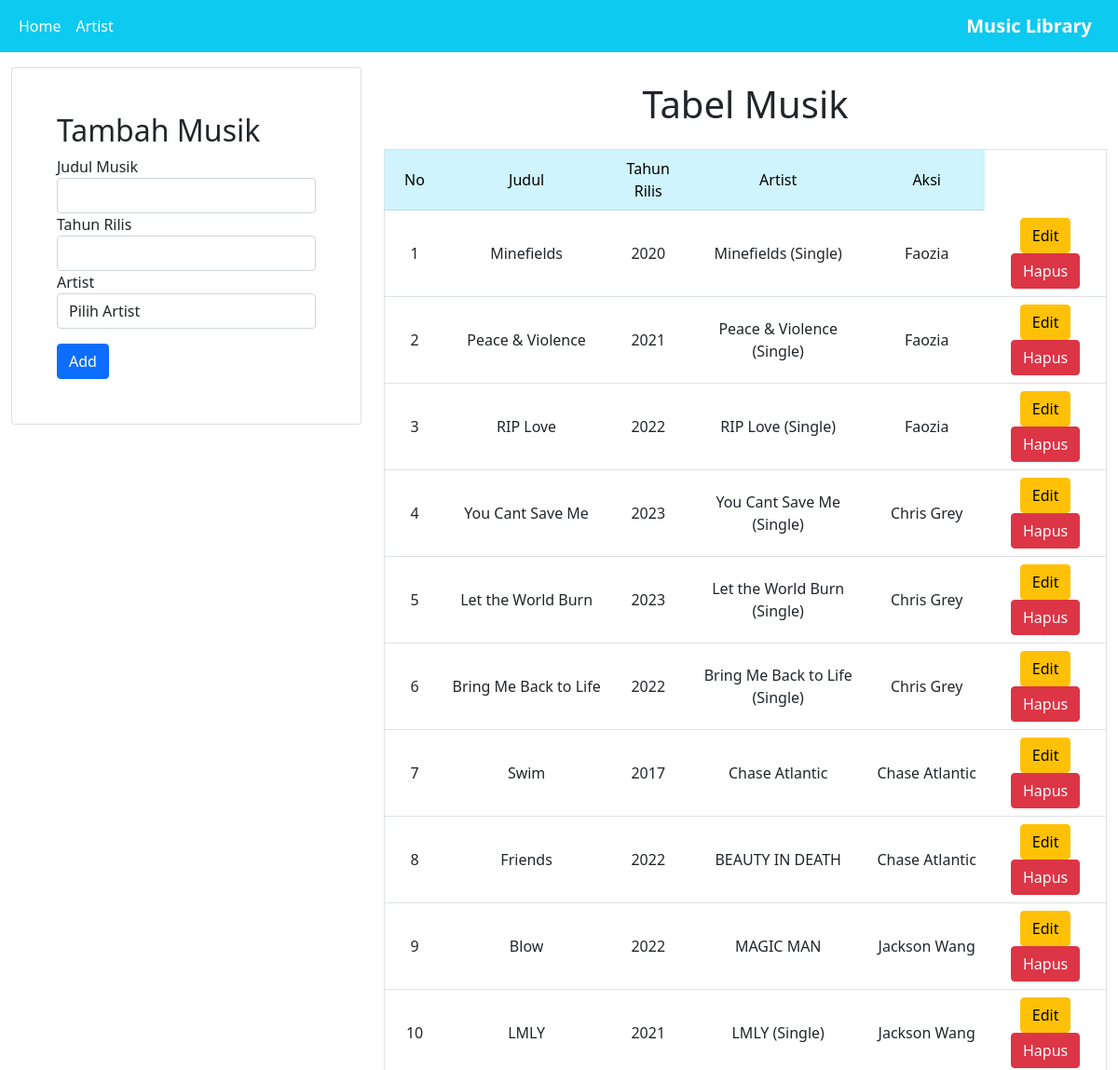
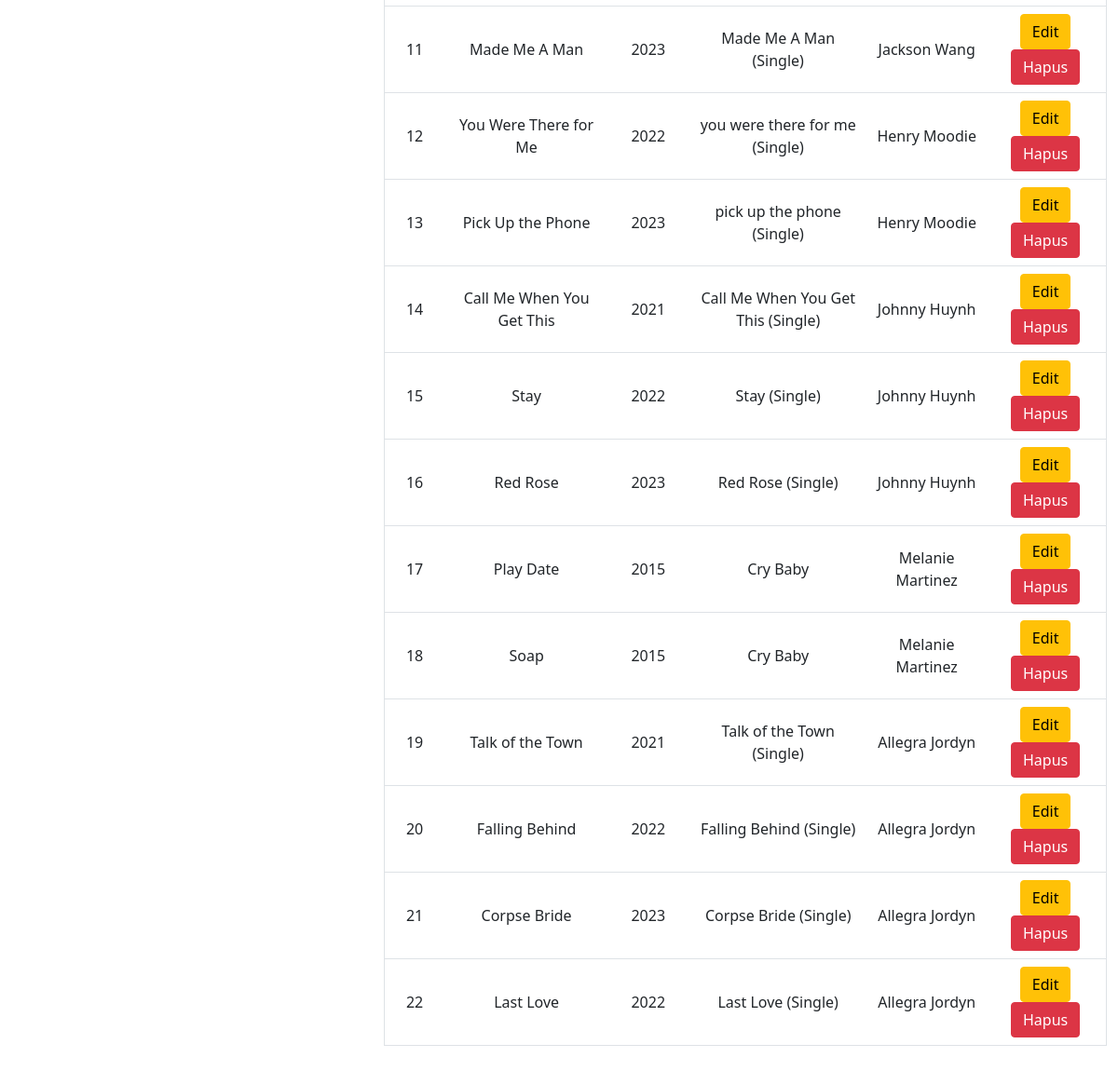
The page / on the database its author committed (2 pictures, top to bottom).
### tables this page shows
CREATE TABLE `song` (
  `id` int(11) NOT NULL,
  `title` varchar(150) NOT NULL,
  `release_year` int(11) DEFAULT NULL,
  `album_id` int(11) DEFAULT NULL
);

CREATE TABLE `album` (
  `id` int(11) NOT NULL,
  `title` varchar(150) NOT NULL,
  `release_year` int(11) DEFAULT NULL,
  `artist_id` int(11) DEFAULT NULL
);

CREATE TABLE `artist` (
  `id` int(11) NOT NULL,
  `name` varchar(100) NOT NULL,
  `country` varchar(100) DEFAULT NULL,
  `debut_year` int(11) DEFAULT NULL,
  `genre` varchar(100) DEFAULT NULL
);

### controllers/SongController.php (called while the page is built, shortened)
<?php
include_once("models/Album.php");
include_once("views/SongView.php");
class SongController
{
  private $song;
  private $album;
  function __construct()
  {
    $this->song = new Song(Config::$db_host, Config::$db_user, Config::$db_pass, Config::$db_name);
    $this->album = new Album(Config::$db_host, Config::$db_user, Config::$db_pass, Config::$db_name);
  }
  public function index()
  {
    $this->song->open();
    $this->album->open();
    $this->song->getSong();
    $this->album->getAlbum();
    $data = array('song' => array(), 'album' => array());
    while ($row = $this->song->getResult()) {
      array_push($data['song'], $row);
    }
    $this->album->getAlbum();
    while ($row = $this->album->getResult()) {
      array_push($data['album'], $row);
    }
    $view = new SongView();
    $view->render($data);
  }
}

### views/SongView.php (the view, shortened to what this page needs)
<?php
class SongView
{
  public function render($data)
  {
    $no = 1;
    $dataSong = null;
    foreach ($data['song'] as $val) {
      list($id, $title, $release_year, $album_name, $artist_name) = $val;
      $dataSong .= "<tr class='text-center align-middle'>
                <td>" . $no++ . "</td>
                <td>" . $title . "</td>
                <td>" . $release_year . "</td>
                <td>" . $album_name . "</td>
                <td>" . $artist_name . "</td>";
      $dataSong .= "
              <td>
                <a href='index.php?id_edit=" . $id .  "' class='mb-2 btn btn-warning mb-md-0 mb-lg-0 mb-xl-0' '>Edit</a>
                <a href='index.php?id_hapus=" . $id . "' class='btn btn-danger' '>Hapus</a>
              </td></tr>";
    }
  }
}

### rows shown on the page
song: title "Minefields", release_year "2020", album.title "Minefields (Single)", artist.name "Faozia"
song: title "Peace & Violence", release_year "2021", album.title "Peace & Violence (Single)", artist.name "Faozia"
song: title "RIP Love", release_year "2022", album.title "RIP Love (Single)", artist.name "Faozia"
song: title "You Cant Save Me", release_year "2023", album.title "You Cant Save Me (Single)", artist.name "Chris Grey"
song: title "Let the World Burn", release_year "2023", album.title "Let the World Burn (Single)", artist.name "Chris Grey"
song: title "Bring Me Back to Life", release_year "2022", album.title "Bring Me Back to Life (Single)", artist.name "Chris Grey"
song: title "Swim", release_year "2017", album.title "Chase Atlantic", artist.name "Chase Atlantic"
song: title "Friends", release_year "2022", album.title "BEAUTY IN DEATH", artist.name "Chase Atlantic"
song: title "Blow", release_year "2022", album.title "MAGIC MAN", artist.name "Jackson Wang"
song: title "LMLY", release_year "2021", album.title "LMLY (Single)", artist.name "Jackson Wang"
song: title "Made Me A Man", release_year "2023", album.title "Made Me A Man (Single)", artist.name "Jackson Wang"
song: title "You Were There for Me", release_year "2022", album.title "you were there for me (Single)", artist.name "Henry Moodie"
song: title "Pick Up the Phone", release_year "2023", album.title "pick up the phone (Single)", artist.name "Henry Moodie"
song: title "Call Me When You Get This", release_year "2021", album.title "Call Me When You Get This (Single)", artist.name "Johnny Huynh"
song: title "Stay", release_year "2022", album.title "Stay (Single)", artist.name "Johnny Huynh"
song: title "Red Rose", release_year "2023", album.title "Red Rose (Single)", artist.name "Johnny Huynh"
song: title "Play Date", release_year "2015", album.title "Cry Baby", artist.name "Melanie Martinez"
song: title "Soap", release_year "2015", album.title "Cry Baby", artist.name "Melanie Martinez"
song: title "Talk of the Town", release_year "2021", album.title "Talk of the Town (Single)", artist.name "Allegra Jordyn"
song: title "Falling Behind", release_year "2022", album.title "Falling Behind (Single)", artist.name "Allegra Jordyn"
song: title "Corpse Bride", release_year "2023", album.title "Corpse Bride (Single)", artist.name "Allegra Jordyn"
song: title "Last Love", release_year "2022", album.title "Last Love (Single)", artist.name "Allegra Jordyn"
